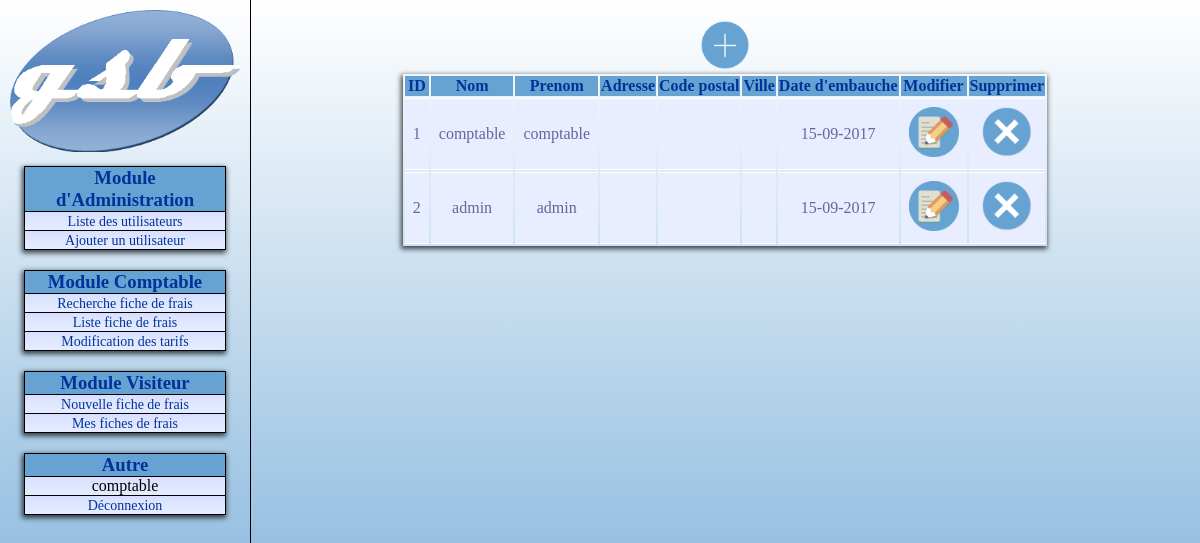
The page /admin-listeVisiteur.php (signed in) on the database its author committed.
### tables this page shows
CREATE TABLE IF NOT EXISTS `visiteur` (
  `id` int NOT NULL AUTO_INCREMENT,
  `nom` char(30) NOT NULL,
  `prenom` char(30) NOT NULL,
  `adresse` char(30) DEFAULT NULL,
  `cp` char(5) DEFAULT NULL,
  `ville` char(30) DEFAULT NULL,
  `dateEmbauche` date DEFAULT NULL,
  `login` char(60) NOT NULL,
  `pwd` char(32) NOT NULL,
  PRIMARY KEY(`id`)
);

### include/AccesDonnees.lib.php (called while the page is built, shortened)
<?php
$modeacces = "mysql";
function executeSQL($sql) {
	global $modeacces, $connexion;
	if ($modeacces=="mysql") {
		@$result = mysql_query($sql)
		or die ("Erreur SQL de <b>".$_SERVER["SCRIPT_NAME"]."</b>.<br />
			 Dans le fichier : ".__FILE__." a la ligne : ".__LINE__."<br />".
				mysql_error().
				"<br /><br />
				<b>REQUETE SQL : </b>$sql<br />");
				return $result;
	}
}
function tableSQL($sql) {
	global $modeacces, $connexion;
	$result = executeSQL($sql);
	$rows=array();
	if ($modeacces=="mysql") {
		while ($row = mysql_fetch_array($result, MYSQL_BOTH)) {
			array_push($rows,$row);
		}
	}
	return $rows;
}
?>

### include/database.lib.php (called while the page is built, shortened)
<?php
function secureDataAAfficher($var) {
	return htmlentities(utf8_encode($var));
}
?>

### admin-listeVisiteur.php (the view, shortened to what this page needs)
<?php
require_once 'include/database.lib.php';
include 'layouts/head.inc.php';
?>
<a href="admin-ajouterVisiteurForm.php"><img class="icone" src="images/icones/add.png" alt="Ajouter un visiteur"/></a>
<table>
	<thead>
		<tr>
			<th>ID</th>
			<th>Nom</th>
			<th>Prenom</th>
			<th>Adresse</th>
			<th>Code postal</th>
			<th>Ville</th>
			<th>Date d'embauche</th>
			<th>Modifier</th>
			<th>Supprimer</th>
		</tr>
	</thead>
	<?php
		$sql = "SELECT * FROM visiteur";
		$visiteurs = tableSQL($sql);
		foreach ($visiteurs as $key => $visiteur) {
			?>
				<tr>
					<td><?php echo secureDataAAfficher($visiteur['id']);?></td>
					<td><?php echo secureDataAAfficher($visiteur['nom']);?></td>
					<td><?php echo secureDataAAfficher($visiteur['prenom']);?></td>
					<td><?php echo secureDataAAfficher($visiteur['adresse']);?></td>
					<td><?php echo secureDataAAfficher($visiteur['cp']);?></td>
					<td><?php echo secureDataAAfficher($visiteur['ville']);?></td>
					<td><?php echo date('d-m-Y', strtotime($visiteur['dateEmbauche']));?></td>
					<td>
						<a href="admin-modifierVisiteurForm.php?id=<?php echo secureDataAAfficher($visiteur['id']);?>">
							<img class="icone" src="images/icones/edit.png" alt="modifier"/>
						</a>
					</td>
					<td>
						<a href="admin-supprimerVisiteur.php?id=<?php echo secureDataAAfficher($visiteur['id']);?>" onclick="return confirm('Voulez-vous vraiment supprimer l\'utilisateur <?php echo secureDataAAfficher($visiteur['nom']).' '.secureDataAAfficher($visiteur['prenom']);?> ?')">
							<img class="icone" src="images/icones/delete.png" alt="supprimer"/>
						</a>
					</td>
				</tr>
			<?php
		}
	?>
</table>
<?php
include 'layouts/footer.inc.php';

### styles/default.css (style rules this page uses)
* { margin: 0; }
body, html { height: 100%; background: #e0e0e0; background-image:linear-gradient(white, #66A3D3); background-attachment: fixed; background-repeat: no-repeat; }
div.wrap div.content table { margin: auto; box-shadow: -1px 2px 5px 1px rgba(0, 0, 0, 0.7); min-width: 50%; text-align: center; }
div.wrap div.content table thead { font-weight: bold; padding: 8px; background: #66A3D3 ; border-top: 2px solid #d3ddff; border-bottom: 1px solid #fff; color: #039; }
div.wrap div.content table td { padding: 8px; border-bottom: 1px solid #fff; color: #669; border-top: 1px solid #fff; background: #e8edff url('http://1.bp.blogspot.com/_xDpoN6UfFFY/S-J2f5yBC3I/AAAAAAAACbY/zWXYXsR-w5E/s1600/gradback.png') repeat-x; }
div.wrap div.content img.icone { height: 50px; width: auto; }

### rows shown on the page
visiteur: id "1", nom "comptable", prenom "comptable", dateEmbauche "15-09-2017"
visiteur: id "2", nom "admin", prenom "admin", dateEmbauche "15-09-2017"

### other values the page prints
$_SESSION['login'] "comptable"
